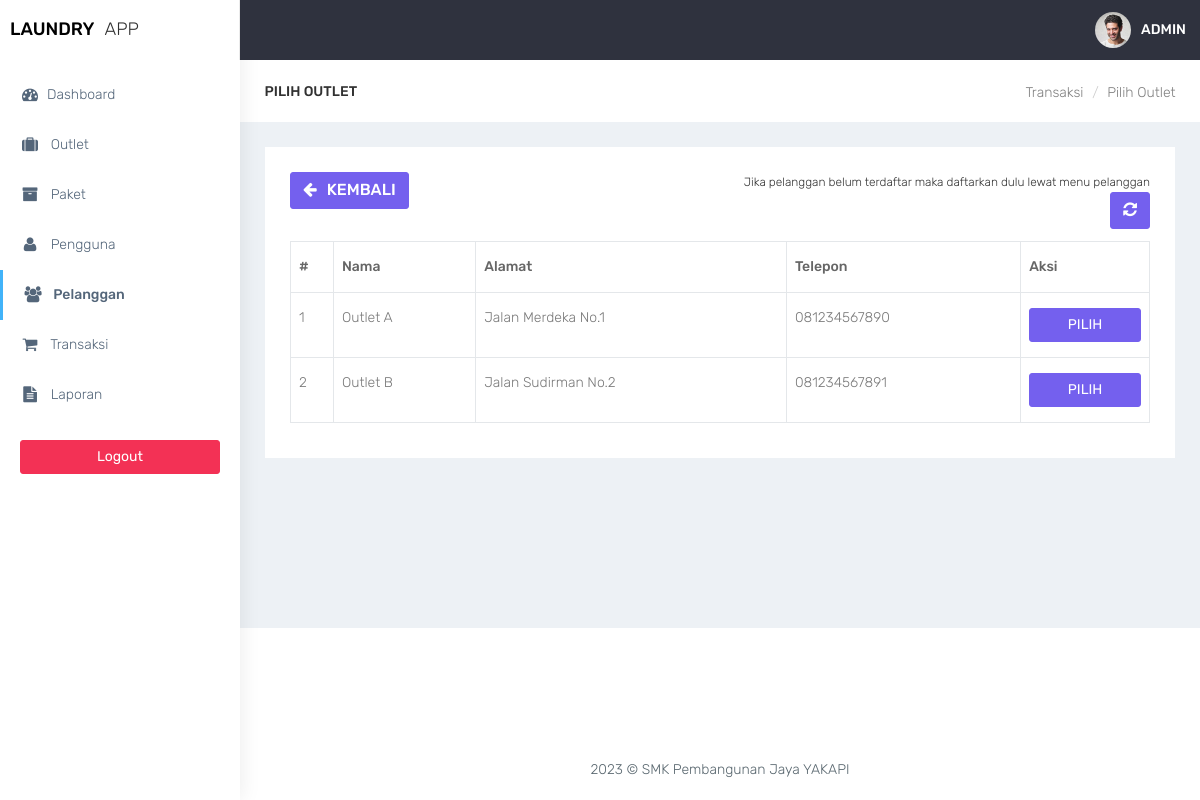
The app's page /admin/transaksi_cari_outlet.php with its own data.
### tables this page shows
CREATE TABLE tb_outlet (
    id INT(11) AUTO_INCREMENT PRIMARY KEY,
    nama VARCHAR(100) NOT NULL,
    alamat TEXT NOT NULL,
    tlp VARCHAR(15) NOT NULL
);

### function.php (called while the page is built, shortened)
<?php
$conn = mysqli_connect("localhost", "root", "", "laundry");
function query($query)
{
    global $conn;
    $result = mysqli_query($conn, $query);
    $rows = [];
    while ($row = mysqli_fetch_assoc($result)) {
        $rows[] = $row;
    }
    return $rows;
}

### admin/transaksi_cari_outlet.php (the view, shortened to what this page needs)
<?php
require_once '../function.php';
$id = $_GET["id"];
$outlets = query("SELECT * FROM tb_outlet");
?>
<!DOCTYPE html>
<html lang="en">
<head>
    <link href="../assets/bootstrap/dist/css/bootstrap.min.css" rel="stylesheet">
    <link href="../assets/plugins/bower_components/sidebar-nav/dist/sidebar-nav.min.css" rel="stylesheet">
    <link href="../assets/plugins/bower_components/toast-master/css/jquery.toast.css" rel="stylesheet">
    <link href="../assets/plugins/bower_components/morrisjs/morris.css" rel="stylesheet">
    <link href="../assets/plugins/bower_components/chartist-js/dist/chartist.min.css" rel="stylesheet">
    <link href="../assets/plugins/bower_components/chartist-plugin-tooltip-master/dist/chartist-plugin-tooltip.css" rel="stylesheet">
    <link href="../assets/css/animate.css" rel="stylesheet">
    <link href="../assets/css/style.css" rel="stylesheet">
    <link href="../assets/css/colors/default.css" id="theme" rel="stylesheet">
    <link rel="stylesheet" type="text/css" href="../assets/DataTables/datatables.min.css" />
</head>
<body class="fix-header">
    <div id="wrapper">
        <nav class="navbar navbar-default navbar-static-top m-b-0">
            <div class="navbar-header">
                <div class="top-left-part">
                    <a class="logo" href="index.php">
                        <b style="color:black">
                            LAUNDRY
                        </b>
                        <span class="hidden-xs text-dark">
                            APP
                        </span>
                    </a>
                </div>
                <ul class="nav navbar-top-links navbar-right pull-right">
                    <li>
                        <a class="profile-pic" href="#"> <img src="../assets/plugins/images/users/varun.jpg" alt="user-img" width="36" class="img-circle"><b class="hidden-xs">ADMIN</b></a>
                    </li>
                </ul>
            </div>
        </nav>
        <div class="navbar-default sidebar" role="navigation">
            <div class="sidebar-nav slimscrollsidebar">
                <div class="sidebar-head">
                    <h3><span class="fa-fw open-close"><i class="ti-close ti-menu"></i></span> <span class="hide-menu">Navigation</span></h3>
                </div>
                <ul class="nav" id="side-menu">
                    <li style="padding: 70px 0 0;">
                        <a href="index.php" class="waves-effect "><i class="fa fa-tachometer fa-fw" aria-hidden="true"></i>Dashboard</a>
                    </li>
                    <li>
                        <a href="outlet.php" class="waves-effect "><i class="fa fa-suitcase fa-fw" aria-hidden="true"></i> Outlet</a>
                    </li>
                    <li>
                        <a href="paket.php" class="waves-effect "><i class="fa fa-archive fa-fw" aria-hidden="true"></i> Paket</a>
                    </li>
                    <li>
                        <a href="pengguna.php" class="waves-effect "><i class="fa fa-user fa-fw" aria-hidden="true"></i> Pengguna</a>
                    </li>
                    <li>
                        <a href="pelanggan.php" class="waves-effect active"><i class="fa fa-users fa-fw" aria-hidden="true"></i> Pelanggan</a>
                    </li>
                    <li>
                        <a href="transaksi.php" class="waves-effect"><i class="fa fa-shopping-cart fa-fw" aria-hidden="true"></i> Transaksi</a>
                    </li>
                    <li>
                        <a href="laporan.php" class="waves-effect "><i class="fa fa-file-text fa-fw" aria-hidden="true"></i> Laporan</a>
                    </li>
                </ul>
                <div class="center p-20">
                    <a href="logout.php" class="btn btn-danger btn-block waves-effect waves-light">Logout</a>
                </div>
            </div>
        </div>
        <div id="page-wrapper">
            <div class="container-fluid">
                <div class="row bg-title">
                    <div class="col-lg-3 col-md-4 col-sm-4 col-xs-12">
                        <h4 class="page-title">Pilih Outlet</h4>
                    </div>
                    <div class="col-lg-9 col-sm-8 col-md-8 col-xs-12">
                        <ol class="breadcrumb">
                            <li><a href="#">Transaksi</a></li>
                            <li><a href="#">Pilih Outlet</a></li>
                        </ol>
                    </div>
                </div>
                <div class="row">
                    <div class="col-md-12 col-lg-12 col-sm-12 col-xs-12">
                        <div class="white-box">
                            <div class="row">
                                <div class="col-md-6">
                                    <a href="javascript:void(0)" onclick="window.history.back()" class="btn btn-primary box-title"><i class="fa fa-arrow-left fa-fw"></i> Kembali</a>
                                </div>
                                <div class="col-md-6 text-right">
                                    <small>Jika pelanggan belum terdaftar maka daftarkan dulu lewat menu pelanggan</small>
                                    <button id="btn-refresh" class="btn btn-primary box-title text-right" title="Refresh Data"><i class="fa fa-refresh" id="ic-refresh"></i></button>
                                </div>
                            </div>
                            <div class="table-responsive">
                                <table class="table table-bordered thead-dark" id="table">
                                    <thead class="thead-dark">
                                        <tr>
                                            <th width="5%">#</th>
                                            <th>Nama</th>
                                            <th>Alamat</th>
                                            <th>Telepon</th>
                                            <th width="15%">Aksi</th>
                                        </tr>
                                    </thead>
                                    <tbody>
                                        <?php $i = 1; ?>
                                        <?php foreach ($outlets as $outlet) : ?>
                                            <tr>
                                                <td><?= $i; ?></td>
                                                <td><?= $outlet['nama']; ?></td>
                                                <td><?= $outlet['alamat']; ?></td>
                                                <td><?= $outlet['tlp']; ?></td>
                                                <td align="center">
                                                    <a href="transaksi_tambah.php?id=<?= $id; ?>&outlet_id=<?= $outlet['id']; ?>"
                                                        data-toggle="tooltip" data-placement="bottom" title="Pilih" class="btn btn-primary btn-block">PILIH</a>
                                                </td>
                                            </tr>
                                            <?php $i++; ?>
                                        <?php endforeach; ?>
                                    </tbody>
                                </table>
                            </div>
                        </div>
                    </div>
                </div>
            </div>
            <footer class="footer text-center"> 2023 &copy; SMK Pembangunan Jaya YAKAPI </footer>
        </div>
    </div>
    <br />
</body>
</html>

### assets/css/colors/default.css (style rules this page uses)
body { background: #fff; }
.top-left-part { background: #fff; }
.navbar-header { background: #2f323e; }
.navbar-top-links > li > a { color: #ffffff; }
.sidebar .sidebar-head { background: #ffffff; }
.sidebar .sidebar-head h3 { color: #686868; }
.sidebar { background: #fff; box-shadow: 1px 0px 20px rgba(0, 0, 0, 0.08); }
#side-menu li a { color: #54667a; }
#side-menu li a { color: #54667a; border-left: 0px solid #fff; }
#side-menu > li > a { border-left: 3px solid transperant; }
#side-menu > li > a.active { background: transperant; color: #54667a; border-left: 3px solid #41b3f9; font-weight: 500; }

### records on screen
tb_outlet: nama "Outlet A", alamat "Jalan Merdeka No.1", tlp "081234567890"
tb_outlet: nama "Outlet B", alamat "Jalan Sudirman No.2", tlp "081234567891"
